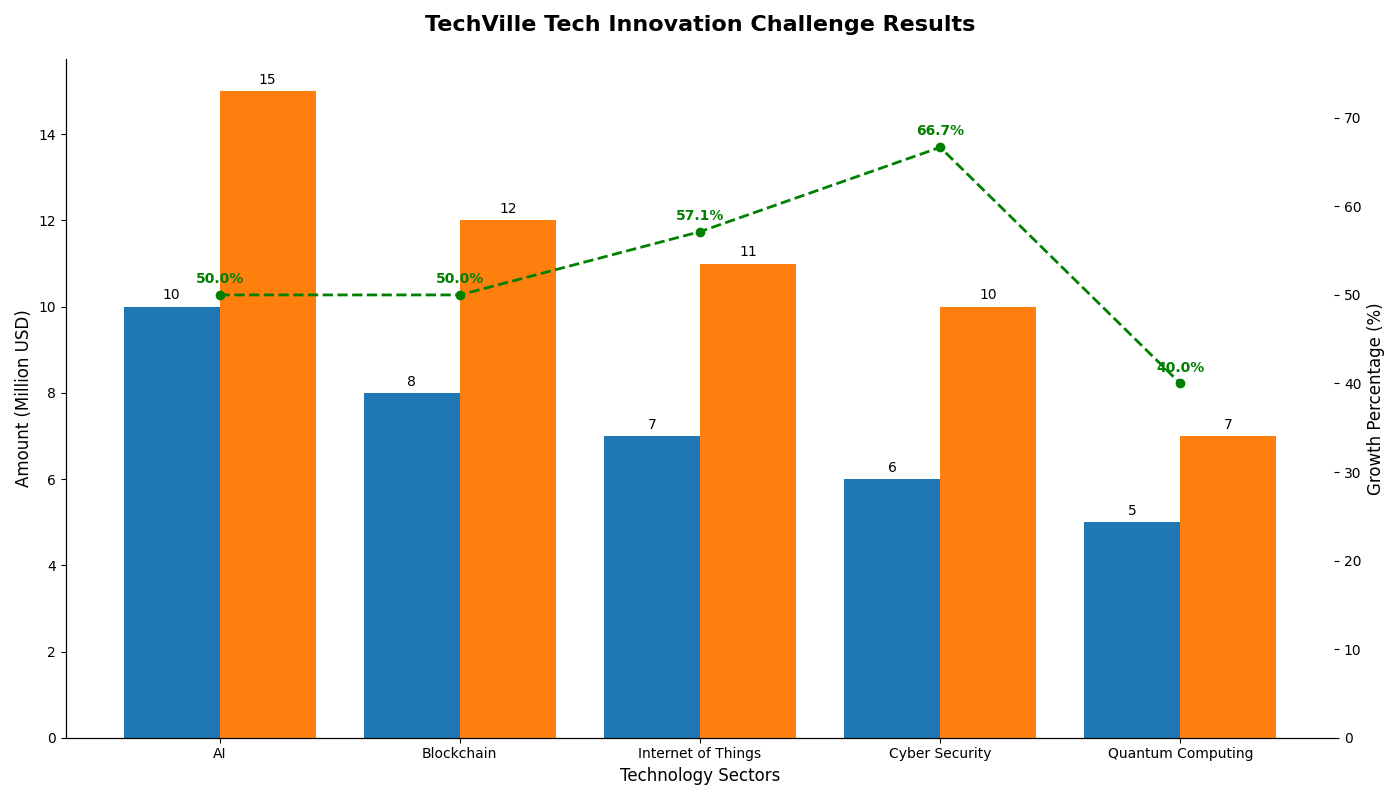

Generate this figure with Python:
import matplotlib.pyplot as plt
import numpy as np

# Technology sectors and their initial funding amounts (in million USD)
sectors = ["AI", "Blockchain", "Internet of Things", "Cyber Security", "Quantum Computing"]
initial_funding = [10, 8, 7, 6, 5]

# Year-end revenue for each sector (in million USD)
year_end_revenue = [15, 12, 11, 10, 7]

# Calculate percentage growth
growth_percentage = [(rev - init) / init * 100 for init, rev in zip(initial_funding, year_end_revenue)]

# Creating the bar chart to show the final results of the challenge
fig, ax = plt.subplots(figsize=(14, 8))

# Plot the initial funding
bars_initial = ax.bar(np.arange(len(sectors)) - 0.2, initial_funding, width=0.4, color='#1f77b4')

# Plot the year-end revenue
bars_revenue = ax.bar(np.arange(len(sectors)) + 0.2, year_end_revenue, width=0.4, color='#ff7f0e')

# Title and axis labels
ax.set_title('TechVille Tech Innovation Challenge Results', fontsize=16, fontweight='bold', pad=20)
ax.set_xlabel('Technology Sectors', fontsize=12)
ax.set_ylabel('Amount (Million USD)', fontsize=12)
ax.set_xticks(np.arange(len(sectors)))
ax.set_xticklabels(sectors)

# Labeling each bar with the respective values
ax.bar_label(bars_initial, padding=3, fontsize=10)
ax.bar_label(bars_revenue, padding=3, fontsize=10)

# Adding a line plot for growth percentage
ax2 = ax.twinx()
ax2.plot(np.arange(len(sectors)), growth_percentage, color='green', marker='o', linestyle='--', linewidth=2)
ax2.set_ylabel('Growth Percentage (%)', fontsize=12)
ax2.set_ylim(0, max(growth_percentage) + 10)

# Annotate the growth percentage values
for i, gp in enumerate(growth_percentage):
    ax2.text(i, gp + 1, f'{gp:.1f}%', ha='center', va='bottom', color='green', fontsize=10, fontweight='bold')

# Remove grid and spines (borders)
ax.grid(False)
ax.spines['top'].set_visible(False)
ax.spines['right'].set_visible(False)
ax2.spines['top'].set_visible(False)
ax2.spines['right'].set_visible(False)

# Layout adjustments
plt.tight_layout()
plt.show()
